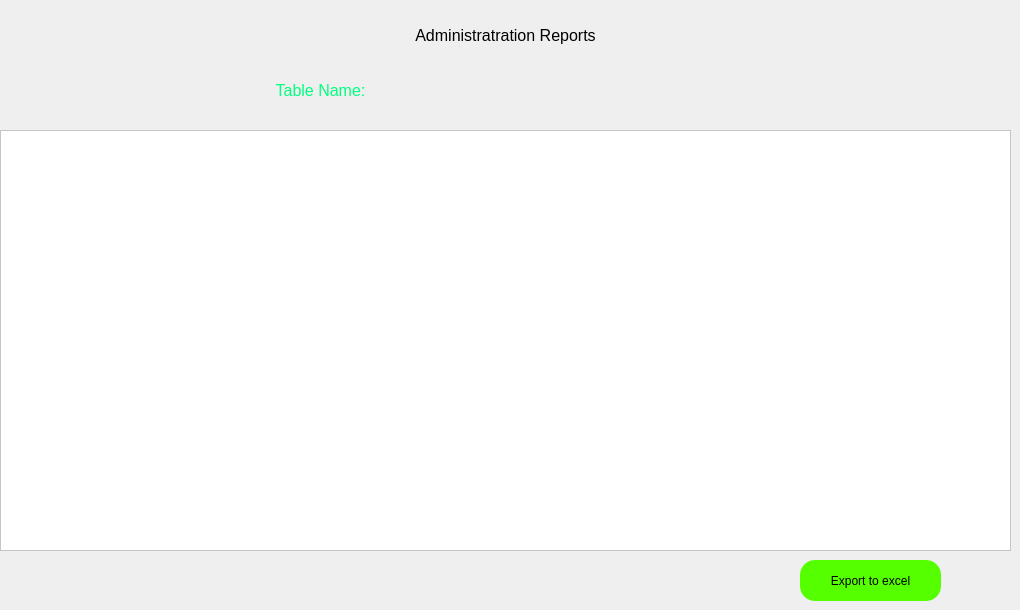
    <widget class="QWidget" name="tab_8">
     <attribute name="title">
      <string>Reports</string>
     </attribute>
     <widget class="QLabel" name="l61">
      <property name="geometry">
       <rect>
        <x>130</x>
        <y>70</y>
        <width>381</width>
        <height>41</height>
       </rect>
      </property>
      <property name="styleSheet">
       <string notr="true">font: 75 12pt &quot;MS Shell Dlg 2&quot;;
color: rgb(0, 255, 127);</string>
      </property>
      <property name="text">
       <string>&lt;html&gt;&lt;head/&gt;&lt;body&gt;&lt;p align=&quot;center&quot;&gt;&lt;span style=&quot; font-size:12pt; color:#00ff7f;&quot;&gt;Table Name:&lt;/span&gt;&lt;/p&gt;&lt;/body&gt;&lt;/html&gt;</string>
      </property>
     </widget>
     <widget class="QLabel" name="label_92">
      <property name="geometry">
       <rect>
        <x>390</x>
        <y>20</y>
        <width>231</width>
        <height>31</height>
       </rect>
      </property>
      <property name="text">
       <string>&lt;html&gt;&lt;head/&gt;&lt;body&gt;&lt;p align=&quot;center&quot;&gt;&lt;span style=&quot; font-size:12pt;&quot;&gt;Administratration Reports&lt;/span&gt;&lt;/p&gt;&lt;/body&gt;&lt;/html&gt;</string>
      </property>
     </widget>
     <widget class="QTableWidget" name="tableReport">
      <property name="geometry">
       <rect>
        <x>0</x>
        <y>130</y>
        <width>1011</width>
        <height>421</height>
       </rect>
      </property>
      <property name="styleSheet">
       <string notr="true">background-color: rgb(255, 255, 255);</string>
      </property>
     </widget>
     <widget class="QPushButton" name="exp">
      <property name="geometry">
       <rect>
        <x>800</x>
        <y>560</y>
        <width>141</width>
        <height>41</height>
       </rect>
      </property>
      <property name="styleSheet">
       <string notr="true">background-color: rgb(85, 255, 0);
font: 12pt &quot;MS Shell Dlg 2&quot;;
border-radius:15px
</string>
      </property>
      <property name="text">
       <string>Export to excel</string>
      </property>
     </widget>
    </widget>
